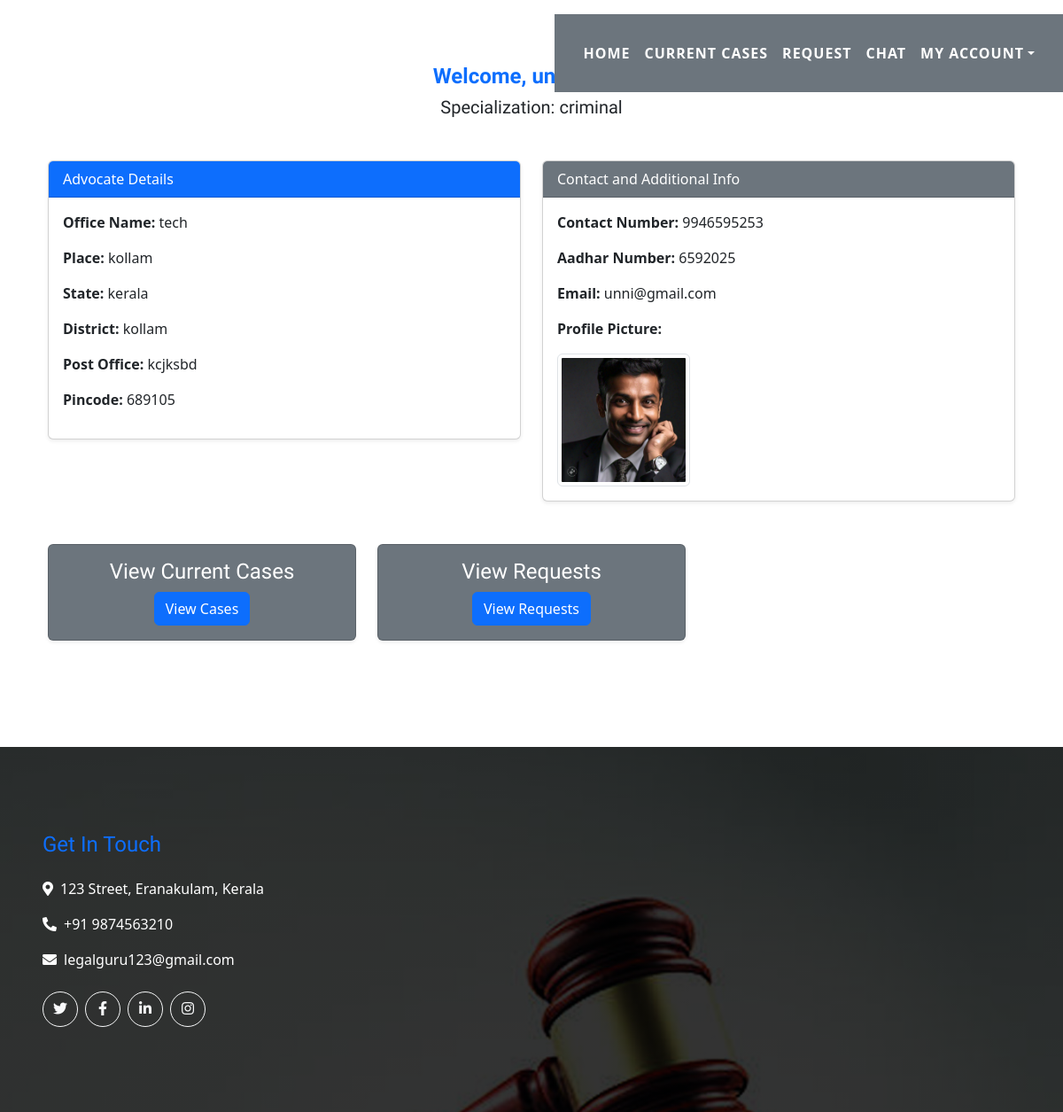
The app's page /Advocate/advprofile (signed in) with its own data.
### Advocate/models.py (models this page shows, shortened)
class AdvocateRegistration(models.Model):
    user = models.OneToOneField(User, on_delete=models.CASCADE)
    specialization = models.ForeignKey(specializations,on_delete=models.CASCADE)
    officename = models.CharField(max_length=30)
    place = models.CharField(max_length=30)
    state = models.CharField(max_length=20)
    district = models.CharField(max_length=20)
    postoffice = models.CharField(max_length=20)
    pincode = models.CharField(max_length=10)
    contactno = models.CharField(max_length=10)
    image = models.ImageField(upload_to='uploads/')
    aadharno = models.BigIntegerField()
    admin_approval = models.CharField(
        max_length=20,
        default='not approved',
        choices=[('approved', 'Approved'), ('not approved', 'Not Approved')]
    )

class specializations(models.Model):
    name=models.CharField(max_length=200,unique=True)
    slug=models.SlugField(max_length=200,unique=True)
    def __str__(self):
        return '{}'.format(self.name)

### Advocate/views.py (the view)
# urls.py: path('advprofile',views.advprofile,name='advprofile'),
def advprofile(request):
    advocate = AdvocateRegistration.objects.get(user=request.user)
    return render(request, 'advprofile.html', {'advocate': advocate})

### templates/advprofile.html
{% extends "advbase.html" %}
{% load static %}
{% block content %}
<div class="container py-5">
    <div class="text-center mb-5">
        <h4 class="text-primary font-weight-bold">Welcome, {{ advocate.user.first_name }} {{ advocate.user.last_name }}</h4>
        <h5 class="font-weight-light">Specialization: {{ advocate.specialization }}</h5>
    </div>
    <div class="row">
        <div class="col-md-6 mb-4">
            <div class="card shadow-sm">
                <div class="card-header bg-primary text-white">
                    Advocate Details
                </div>
                <div class="card-body">
                    <p><strong>Office Name:</strong> {{ advocate.officename }}</p>
                    <p><strong>Place:</strong> {{ advocate.place }}</p>
                    <p><strong>State:</strong> {{ advocate.state }}</p>
                    <p><strong>District:</strong> {{ advocate.district }}</p>
                    <p><strong>Post Office:</strong> {{ advocate.postoffice }}</p>
                    <p><strong>Pincode:</strong> {{ advocate.pincode }}</p>
                </div>
            </div>
        </div>
        <div class="col-md-6 mb-4">
            <div class="card shadow-sm">
                <div class="card-header bg-secondary text-white">
                    Contact and Additional Info
                </div>
                <div class="card-body">
                    <p><strong>Contact Number:</strong> {{ advocate.contactno }}</p>
                    <p><strong>Aadhar Number:</strong> {{ advocate.aadharno }}</p>
                    <p><strong>Email:</strong> {{ advocate.user.email }}</p>
                    <p><strong>Profile Picture:</strong></p>
                    <img src="{{ advocate.image.url }}" alt="Profile Picture" class="img-thumbnail" style="width: 150px; height: 150px;">
                </div>
            </div>
        </div>
    </div>
    <div class="row mt-4">
        <div class="col-md-4">
            <div class="card shadow-sm bg-secondary text-white">
                <div class="card-body text-center">
                    <h4 class="card-title">View Current Cases</h4>
                    <a href="" class="btn btn-primary">View Cases</a>
                </div>
            </div>
        </div>
        <div class="col-md-4">
            <div class="card shadow-sm bg-secondary text-white">
                <div class="card-body text-center">
                    <h4 class="card-title">View Requests</h4>
                    <a href="" class="btn btn-primary">View Requests</a>
                </div>
            </div>
        </div>
    </div>
</div>
{% endblock %}

### records on screen
AdvocateRegistration: user.first_name "unni…", specialization "criminal", officename "tech", place "kollam", state "kerala", district "kollam", postoffice "kcjksbd", pincode "689105", contactno "9946595253", aadharno "6592025", user.email "unni@gmail.com", image (picture)
